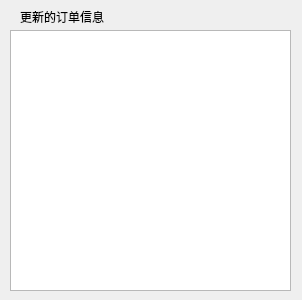
<?xml version="1.0" encoding="UTF-8"?>
<ui version="4.0">
 <class>NewOrderInfoWidget</class>
 <widget class="QWidget" name="NewOrderInfoWidget">
  <property name="geometry">
   <rect>
    <x>0</x>
    <y>0</y>
    <width>302</width>
    <height>300</height>
   </rect>
  </property>
  <property name="windowTitle">
   <string>Form</string>
  </property>
  <widget class="QTextBrowser" name="textBrowser">
   <property name="geometry">
    <rect>
     <x>10</x>
     <y>30</y>
     <width>281</width>
     <height>261</height>
    </rect>
   </property>
  </widget>
  <widget class="QLabel" name="label">
   <property name="geometry">
    <rect>
     <x>20</x>
     <y>6</y>
     <width>191</width>
     <height>21</height>
    </rect>
   </property>
   <property name="text">
    <string>更新的订单信息</string>
   </property>
  </widget>
 </widget>
 <resources/>
 <connections/>
</ui>
